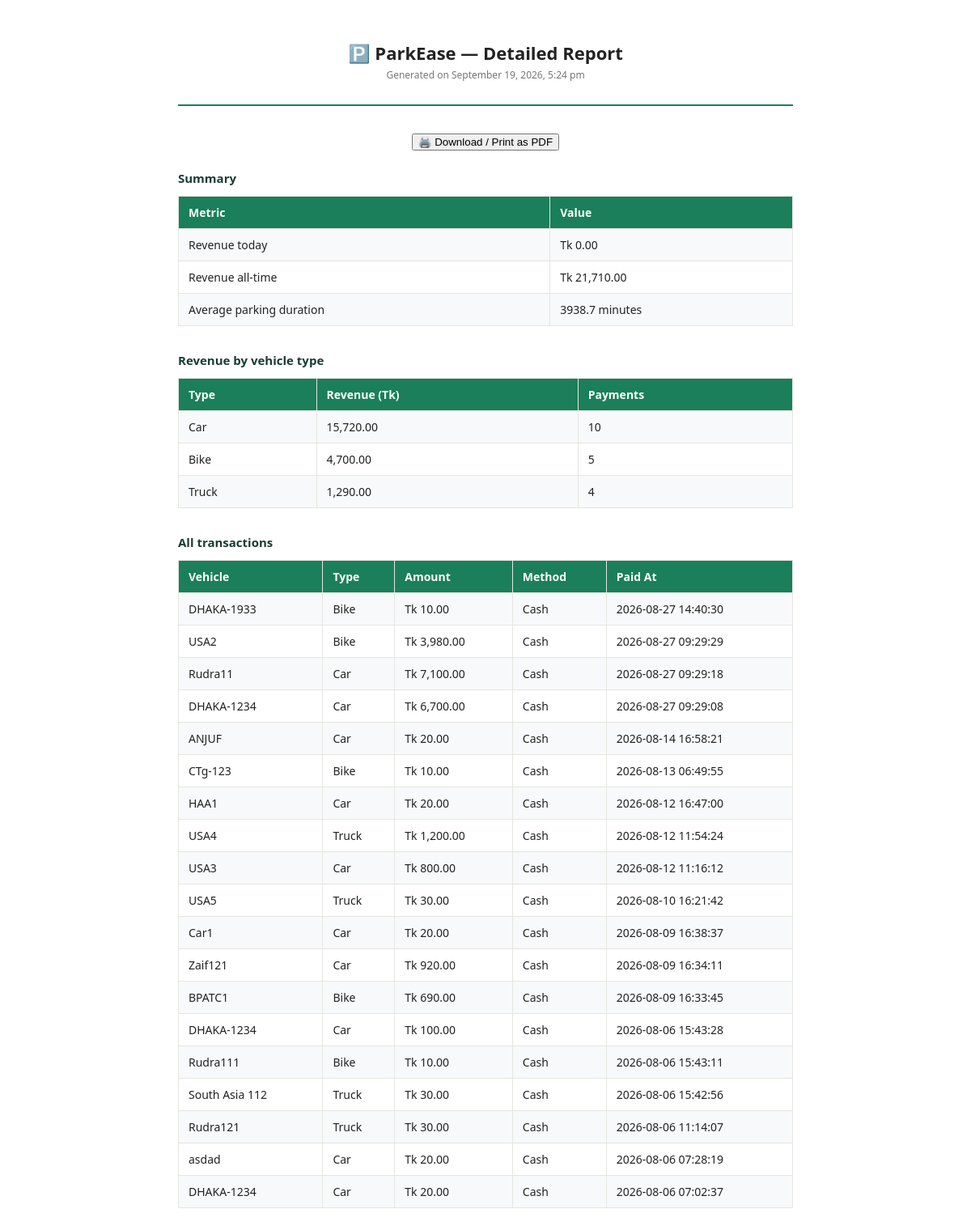
Page /detailed_report.php (signed in) on the committed database.
### tables this page shows
CREATE TABLE `payments` (
  `payment_id` int(11) NOT NULL,
  `session_id` int(11) NOT NULL,
  `amount` decimal(10,2) NOT NULL,
  `method` enum('cash','card','mobile_banking') NOT NULL,
  `paid_at` timestamp NOT NULL DEFAULT current_timestamp()
);

CREATE TABLE `vehicles` (
  `vehicle_id` int(11) NOT NULL,
  `plate_number` varchar(20) NOT NULL,
  `owner_id` int(11) NOT NULL,
  `type_id` int(11) NOT NULL
);

CREATE TABLE `vehicle_types` (
  `type_id` int(11) NOT NULL,
  `type_name` varchar(50) NOT NULL,
  `hourly_rate` decimal(10,2) NOT NULL,
  `max_hours` int(11) NOT NULL DEFAULT 24
);

### detailed_report.php (the view, shortened to what this page needs)
<?php
include 'db_connect.php';
$today_sql = "SELECT SUM(amount) AS total_today FROM payments WHERE DATE(paid_at) = CURDATE()";
$total_today = $conn->query($today_sql)->fetch_assoc()['total_today'] ?? 0;
$alltime_sql = "SELECT SUM(amount) AS total_alltime FROM payments";
$total_alltime = $conn->query($alltime_sql)->fetch_assoc()['total_alltime'] ?? 0;
$by_type_sql = "
    SELECT vt.type_name, SUM(p.amount) AS revenue, COUNT(p.payment_id) AS num_payments
    FROM payments p
    JOIN parking_sessions sess ON p.session_id = sess.session_id
    JOIN vehicles v ON sess.vehicle_id = v.vehicle_id
    JOIN vehicle_types vt ON v.type_id = vt.type_id
    GROUP BY vt.type_name
    ORDER BY revenue DESC
";
$by_type = $conn->query($by_type_sql);
$avg_sql = "SELECT AVG(TIMESTAMPDIFF(MINUTE, entry_time, exit_time)) AS avg_minutes FROM parking_sessions WHERE exit_time IS NOT NULL";
$avg_minutes = $conn->query($avg_sql)->fetch_assoc()['avg_minutes'] ?? 0;
$all_transactions_sql = "
    SELECT v.plate_number, vt.type_name, p.amount, p.method, p.paid_at
    FROM payments p
    JOIN parking_sessions sess ON p.session_id = sess.session_id
    JOIN vehicles v ON sess.vehicle_id = v.vehicle_id
    JOIN vehicle_types vt ON v.type_id = vt.type_id
    ORDER BY p.paid_at DESC
";
$all_transactions = $conn->query($all_transactions_sql);
?>
<!DOCTYPE html>
<html>
<head>
    <link rel="stylesheet" href="style.css">
</head>
<body>
    <div class="report-page">
        <div class="report-header">
            <p style="font-size:22px;font-weight:700;margin:0;">🅿️ ParkEase — Detailed Report</p>
            <p class="report-meta">Generated on <?php echo date("F j, Y, g:i a"); ?></p>
        </div>
        <div class="no-print">
            <button onclick="window.print()">🖨️ Download / Print as PDF</button>
        </div>
        <p class="section-title">Summary</p>
        <table>
            <tr><th>Metric</th><th>Value</th></tr>
            <tr><td>Revenue today</td><td>Tk <?php echo number_format($total_today, 2); ?></td></tr>
            <tr><td>Revenue all-time</td><td>Tk <?php echo number_format($total_alltime, 2); ?></td></tr>
            <tr><td>Average parking duration</td><td><?php echo round($avg_minutes, 1); ?> minutes</td></tr>
        </table>
        <p class="section-title" style="margin-top:2rem;">Revenue by vehicle type</p>
        <table>
            <tr><th>Type</th><th>Revenue (Tk)</th><th>Payments</th></tr>
            <?php while ($row = $by_type->fetch_assoc()) { ?>
                <tr>
                    <td><?php echo ucfirst($row['type_name']); ?></td>
                    <td><?php echo number_format($row['revenue'], 2); ?></td>
                    <td><?php echo $row['num_payments']; ?></td>
                </tr>
            <?php } ?>
        </table>
        <p class="section-title" style="margin-top:2rem;">All transactions</p>
        <table>
            <tr><th>Vehicle</th><th>Type</th><th>Amount</th><th>Method</th><th>Paid At</th></tr>
            <?php while ($row = $all_transactions->fetch_assoc()) { ?>
                <tr>
                    <td><?php echo $row['plate_number']; ?></td>
                    <td><?php echo ucfirst($row['type_name']); ?></td>
                    <td>Tk <?php echo number_format($row['amount'], 2); ?></td>
                    <td><?php echo ucwords(str_replace('_', ' ', $row['method'])); ?></td>
                    <td><?php echo $row['paid_at']; ?></td>
                </tr>
            <?php } ?>
        </table>
    </div>
</body>
</html>

### style.css (style rules this page uses)
:root { --bg-main: #f4f6f8; --bg-card: #ffffff; --text-main: #222; --text-heading: #1a3c34; --text-muted: #777; --border-color: #e5e5e0; --accent: #1a7f5a; --accent-hover: #146449; --sidebar-active-bg: #e6f1fb; --sidebar-active-text: #185fa5; --table-header-bg: #1a7f5a; --table-row-alt: #f8f9fa; --success-bg: #e6f4ea; --success-text: #1a7f5a; --danger-bg: #fdecea; --danger-text: #b3261e; }
* { box-sizing: border-box; }
body { font-family: 'Segoe UI', Arial, sans-serif; background-color: var(--bg-main); color: var(--text-main); margin: 0; padding: 0; }
table { border-collapse: collapse; width: 100%; margin-top: 12px; }
table th, table td { border: 1px solid var(--border-color); padding: 10px 12px; text-align: left; font-size: 14px; color: var(--text-main); }
table th { background-color: var(--table-header-bg); color: white; }
table tr:nth-child(even) { background-color: var(--table-row-alt); }
.section-title { font-size: 15px; font-weight: 600; color: var(--text-heading); margin: 0 0 10px; }

### detailed_report.php (style rules this page uses)
body { background: white; }
.report-page { max-width: 800px; margin: 30px auto; padding: 20px; }
.report-header { text-align: center; margin-bottom: 2rem; padding-bottom: 1rem; border-bottom: 2px solid var(--accent); }
.report-meta { font-size: 12px; color: var(--text-muted); margin-top: 4px; }
.no-print { text-align: center; margin: 1.5rem 0; }

### rows in the picture
payments: vehicles.plate_number "DHAKA-1933", vehicle_types.type_name "Bike", amount "10.00", method "Cash", paid_at "2026-08-27 14:40:30"
payments: vehicles.plate_number "USA2", vehicle_types.type_name "Bike", amount "3,980.00", method "Cash", paid_at "2026-08-27 09:29:29"
payments: vehicles.plate_number "Rudra11", vehicle_types.type_name "Car", amount "7,100.00", method "Cash", paid_at "2026-08-27 09:29:18"
payments: vehicles.plate_number "DHAKA-1234", vehicle_types.type_name "Car", amount "6,700.00", method "Cash", paid_at "2026-08-27 09:29:08"
payments: vehicles.plate_number "ANJUF", vehicle_types.type_name "Car", amount "20.00", method "Cash", paid_at "2026-08-14 16:58:21"
payments: vehicles.plate_number "CTg-123", vehicle_types.type_name "Bike", amount "10.00", method "Cash", paid_at "2026-08-13 06:49:55"
payments: vehicles.plate_number "HAA1", vehicle_types.type_name "Car", amount "20.00", method "Cash", paid_at "2026-08-12 16:47:00"
payments: vehicles.plate_number "USA4", vehicle_types.type_name "Truck", amount "1,200.00", method "Cash", paid_at "2026-08-12 11:54:24"
payments: vehicles.plate_number "USA3", vehicle_types.type_name "Car", amount "800.00", method "Cash", paid_at "2026-08-12 11:16:12"
payments: vehicles.plate_number "USA5", vehicle_types.type_name "Truck", amount "30.00", method "Cash", paid_at "2026-08-10 16:21:42"
payments: vehicles.plate_number "Car1", vehicle_types.type_name "Car", amount "20.00", method "Cash", paid_at "2026-08-09 16:38:37"
payments: vehicles.plate_number "Zaif121", vehicle_types.type_name "Car", amount "920.00", method "Cash", paid_at "2026-08-09 16:34:11"
payments: vehicles.plate_number "BPATC1", vehicle_types.type_name "Bike", amount "690.00", method "Cash", paid_at "2026-08-09 16:33:45"
payments: vehicles.plate_number "DHAKA-1234", vehicle_types.type_name "Car", amount "100.00", method "Cash", paid_at "2026-08-06 15:43:28"
payments: vehicles.plate_number "Rudra111", vehicle_types.type_name "Bike", amount "10.00", method "Cash", paid_at "2026-08-06 15:43:11"
payments: vehicles.plate_number "South Asia 112", vehicle_types.type_name "Truck", amount "30.00", method "Cash", paid_at "2026-08-06 15:42:56"
payments: vehicles.plate_number "Rudra121", vehicle_types.type_name "Truck", amount "30.00", method "Cash", paid_at "2026-08-06 11:14:07"
payments: vehicles.plate_number "asdad", vehicle_types.type_name "Car", amount "20.00", method "Cash", paid_at "2026-08-06 07:28:19"
payments: vehicles.plate_number "DHAKA-1234", vehicle_types.type_name "Car", amount "20.00", method "Cash", paid_at "2026-08-06 07:02:37"

### other values in the picture
$total_today "0.00"
$total_alltime "21,710.00"
$avg_minutes "3938.7"
$row['type_name'] "Car"
$row['revenue'] "15,720.00"
$row['num_payments'] "10"
$row['type_name'] "Bike"
$row['revenue'] "4,700.00"
$row['num_payments'] "5"
$row['type_name'] "Truck"
$row['revenue'] "1,290.00"
$row['num_payments'] "4"
